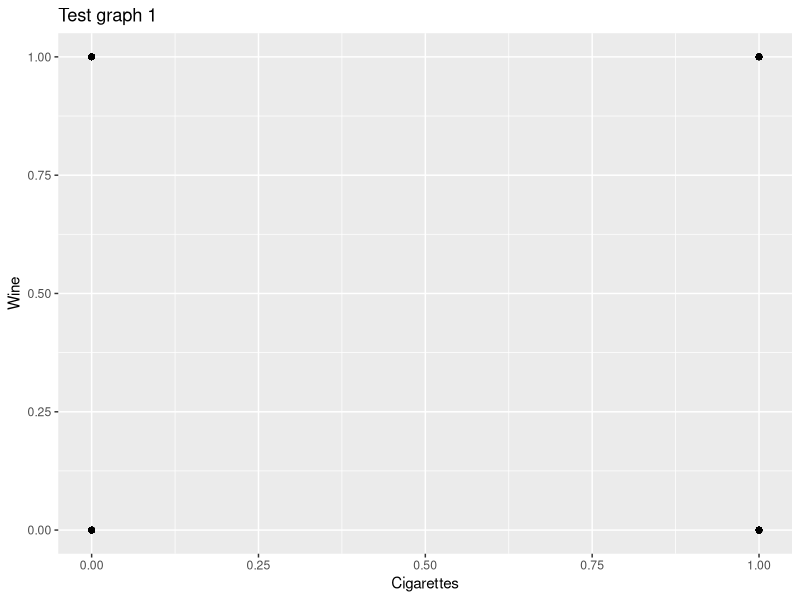

Write R code to recreate this figure.
Pregnancy_data <- read.csv("./pregnancy.csv")
library(ggplot2)

ggplot(Pregnancy_data)+
  geom_point(aes(x=Cigarettes, y=Wine))+
  labs(title="Test graph 1")